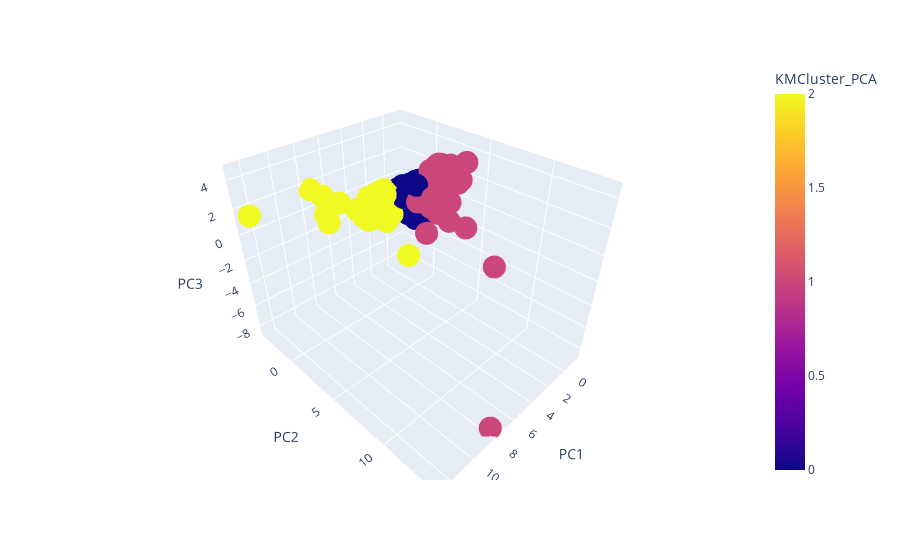

The code cell stored with this chart in its notebook:
### Code cell
# 3d plot with first 3 PCs

import plotly.express as px

fig = px.scatter_3d(pc_scores, 
                    x="PC1", 
                    y="PC2", 
                    z="PC3", 
                    color='KMCluster_PCA') 
fig.show()

### Figure 1 — Plotly figure (JSON) as saved in the notebook; plotly's stock layout.template omitted (floating-point values rounded to 4 significant figures; data arrays with more than 128 entries replaced by an {"elided": "..."} marker saying what was removed)
{"data": [{"hovertemplate": "PC1=%{x}<br>PC2=%{y}<br>PC3=%{z}<br>KMCluster_PCA=%{marker.color}<extra></extra>", "legendgroup": "", "marker": {"color": {"elided": "440 int values"}, "coloraxis": "coloraxis", "symbol": "circle"}, "mode": "markers", "name": "", "scene": "scene", "showlegend": false, "type": "scatter3d", "x": {"elided": "440 float values"}, "y": {"elided": "440 float values"}, "z": {"elided": "440 float values"}}], "layout": {"autosize": true, "coloraxis": {"colorbar": {"title": {"text": "KMCluster_PCA"}}, "colorscale": [[0, "#0d0887"], [0.1111, "#46039f"], [0.2222, "#7201a8"], [0.3333, "#9c179e"], [0.4444, "#bd3786"], [0.5556, "#d8576b"], [0.6667, "#ed7953"], [0.7778, "#fb9f3a"], [0.8889, "#fdca26"], [1, "#f0f921"]]}, "legend": {"tracegroupgap": 0}, "margin": {"t": 60}, "scene": {"aspectmode": "auto", "aspectratio": {"x": 0.9557, "y": 1.175, "z": 0.8903}, "domain": {"x": [0, 1], "y": [0, 1]}, "xaxis": {"title": {"text": "PC1"}, "type": "linear"}, "yaxis": {"title": {"text": "PC2"}, "type": "linear"}, "zaxis": {"title": {"text": "PC3"}, "type": "linear"}}}}
